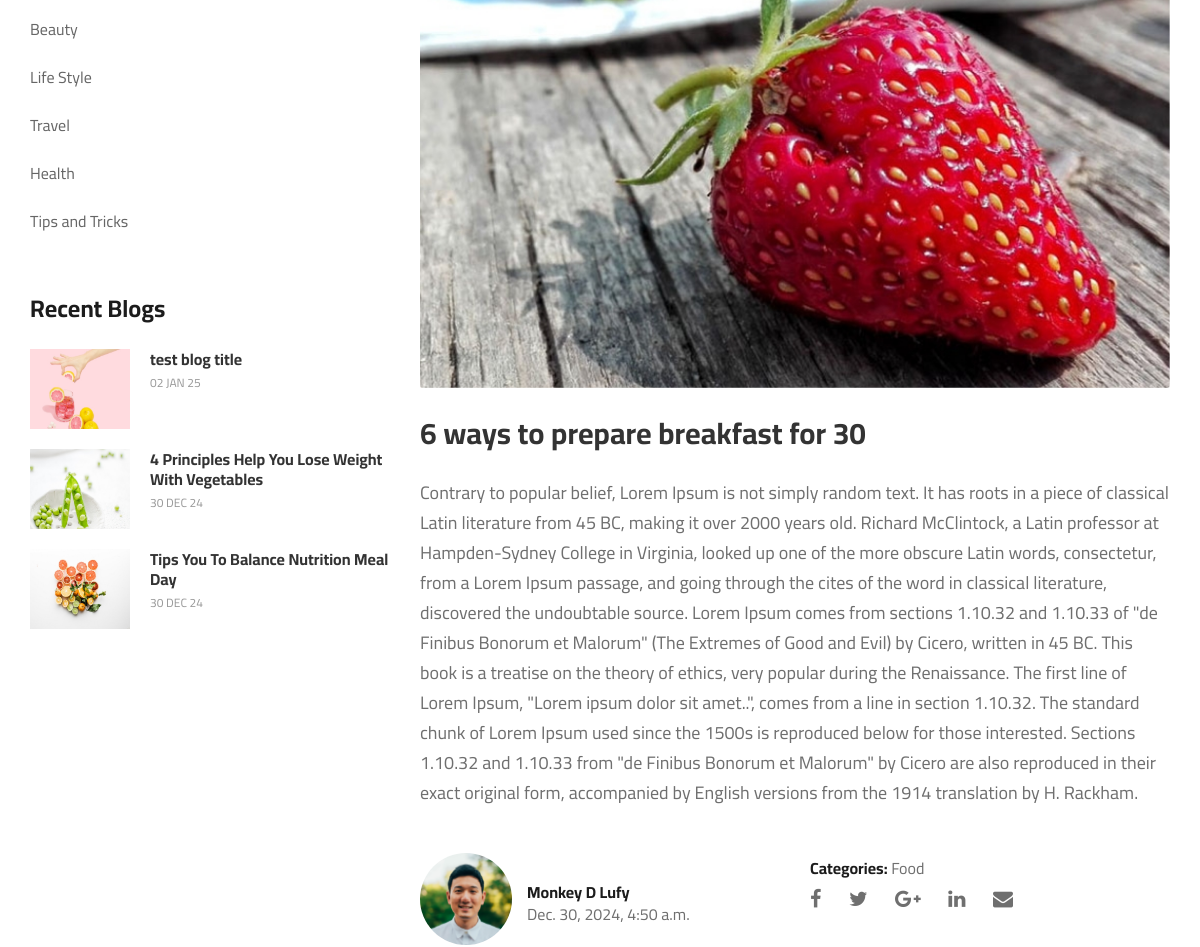
/blog/blog_details_page/1/ (middle part), run on an earlier commit of the app's database.
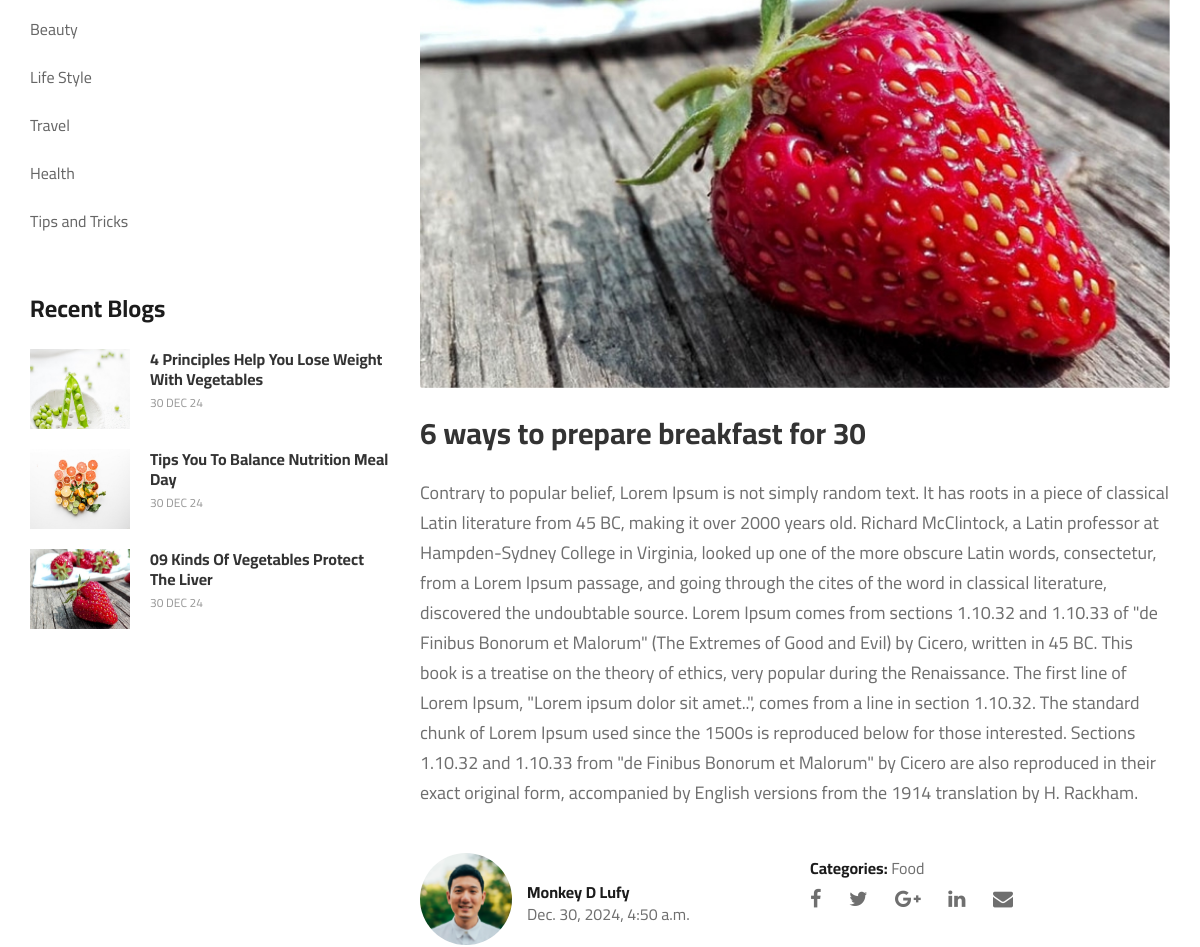
And on a later commit of the database.
### blog/models.py (models this page shows, shortened)
class BlogCategory(models.Model):
    category = models.CharField(max_length=100)
    created_at = models.DateTimeField(auto_now_add=True)
    class Meta:
        verbose_name_plural = 'Blog Categories'
    def __str__(self):
        return self.category

class BlogModel(models.Model):
    title = models.CharField(max_length=255)
    blog_category = models.ForeignKey(BlogCategory, on_delete=models.CASCADE)
    author = models.ForeignKey(UserAccount, on_delete=models.PROTECT)
    blog_img = models.ImageField(upload_to='blog/images', blank=True, null=True)
    blog_thumb = models.ImageField(upload_to='blog/thumbnails', blank=True, null=True)
    blog_body = models.TextField()
    created_at = models.DateTimeField(auto_now_add=True)
    edited_at = models.DateTimeField(auto_now_add=True)
    def author_full_name(self):
        full_name = f'{self.author.first_name} {self.author.last_name}'
        return full_name
    def author_profile_pic(self):
        return self.author.profile_picture.url

### blog/views.py (the view)
# urls.py: path('blog_details_page/<int:blog_id>/', views.blog_details_page, name='blog_details'),
def blog_details_page(request, blog_id):
    html_template_name = 'blog/blog_details.html'
    get_blog = BlogModel.objects.get(pk=blog_id)
    category = get_blog.blog_category
    get_relative_blogs = BlogModel.objects.filter(blog_category=category)
    remove_current_blog = get_relative_blogs.exclude(pk=blog_id)
    recommended_blogs = remove_current_blog[:3]
    category_list = BlogCategory.objects.all()
    blog_search_field = BlogSearchForm()
    latest_blogs = BlogModel.objects.all().order_by('-created_at')[:3]
    context = {
        'blog': get_blog,
        'read_more': recommended_blogs,
        'categories': category_list,
        'form': blog_search_field,
        'recent_blogs': latest_blogs,
    }
    return render(request, html_template_name, context)

### processors/cart_product_count.py (called while the page is built)
def product_in_cart_count(request):
    product_count = 0
    current_user = request.user
    try:
        if current_user.is_authenticated:
            all_cart_products = CartProduct.objects.all().filter(user=current_user)
            product_count = all_cart_products.count()
    except CartProduct.DoesNotExist:
        product_count = 0
    return dict(counter = product_count)

### processors/make_newsletter_form_available.py (called while the page is built)
def newsletter_for_all_app(request):
    return {'newsletter_form': NewsLetterForm()}

### processors/money_counter.py (called while the page is built)
def cart_total(request):
    try:
        current_user = request.user
        if current_user.is_authenticated:
            cart = CartProduct.objects.filter(user=current_user)
            total = 0
            for item in cart:
                total += item.sub_total()
            tax = total * 0.1
            total += tax
        else:
            total = 0
    except CartProduct.DoesNotExist:
        total = 0
    return {'cart_total': total}

### templates/blog/blog_details.html (shortened to what this page needs)
{% extends 'index.html' %}
{% load static %}
{% block content %}
    <section class="blog-details spad">
        <div class="container">
            <div class="row">
                <div class="col-lg-4 col-md-5 order-md-1 order-2">
                    <div class="blog__sidebar">
                        <div class="blog__sidebar__item">
                            <ul>
                                {% for category in categories %}
                                <li><a href="{% url 'blog:blog_by_category' category.id %}">{{ category.category }}</a></li>
                                {% endfor %}
                            </ul>
                        </div>
                        <div class="blog__sidebar__item">
                            <h4>Recent Blogs</h4>
                            <div class="blog__sidebar__recent">
                                {% for blog in recent_blogs %}
                            <a href="{% url 'blog:blog_details' blog.id %}" class="blog__sidebar__recent__item">
                                <div class="blog__sidebar__recent__item__pic">
                                    <img src="{{ blog.blog_thumb.url }}" style="width: 100px; height: 80px;" alt="">
                                </div>
                                <div class="blog__sidebar__recent__item__text">
                                    <h6>{{ blog.title }}</h6>
                                    <span>{{ blog.edited_at | date:'d M y'}}</span>
                                </div>
                            </a>
                            {% endfor %}
                            </div>
                        </div>
                    </div>
                </div>
                <div class="col-lg-8 col-md-7 order-md-1 order-1">
                    <div class="blog__details__text">
                        <img src="{{ blog.blog_img.url }}" alt="">
                        <h3>{{ blog.title }}</h3>
                        <p>{{ blog.blog_body | striptags }}</p>
                    </div>
                    <div class="blog__details__content">
                        <div class="row">
                            <div class="col-lg-6">
                                <div class="blog__details__author">
                                    <div class="blog__details__author__pic">
                                        <img src="{{ blog.author_profile_pic }}" alt="">
                                    </div>
                                    <div class="blog__details__author__text">
                                        <h6>{{ blog.author_full_name }}</h6>
                                        <span>{{ blog.edited_at }}</span>
                                    </div>
                                </div>
                            </div>
                            <div class="col-lg-6">
                                <div class="blog__details__widget">
                                    <ul>
                                        <li><span>Categories:</span> {{ blog.blog_category }}</li>
                                    </ul>
                                    <div class="blog__details__social">
                                        <a href="#"><i class="fa fa-facebook"></i></a>
                                        <a href="#"><i class="fa fa-twitter"></i></a>
                                        <a href="#"><i class="fa fa-google-plus"></i></a>
                                        <a href="#"><i class="fa fa-linkedin"></i></a>
                                        <a href="#"><i class="fa fa-envelope"></i></a>
                                    </div>
                                </div>
                            </div>
                        </div>
                    </div>
                </div>
            </div>
        </div>
    </section>
{% endblock %}

What changed in the data, as far as the page shows it:
removed BlogModel: blog_thumb (picture), title "test blog title", edited_at "02 JAN 25"
now on this page (row unchanged): BlogModel: blog_thumb (picture), title "09 Kinds Of Vegetables Protect The Liver", edited_at "30 DEC 24"
